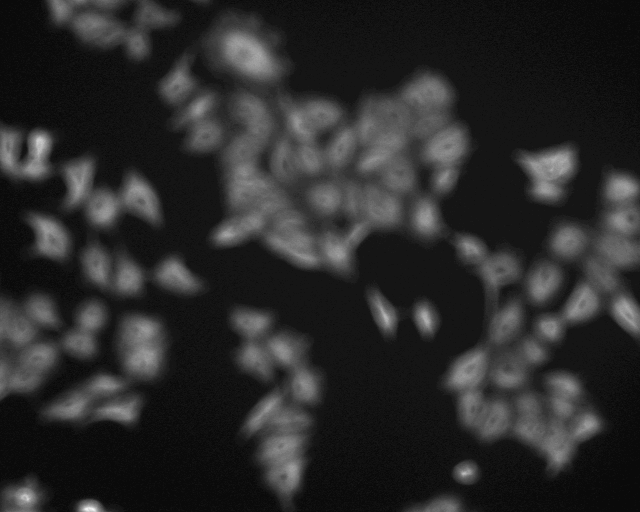
#> input picture skopy/data/images/1.tif, 1280 x 1024 px (shown at 1/2 size)
$ python -i _identify_primary_objects.py   (imports and definitions only)   (older library calls are emulated)
#> lines starting #> are read from the running program, lines starting #| are printed output that depends on the picture; after the words box and inside, x2 and y2 are one past the last pixel; in counts of white or black regions, pixels touching at a corner belong together
#> further down, picture is the input picture: shape (1024, 1280); min 1, max 25, mean 5
import mahotas
import numpy
import skimage.exposure
import skimage.filters
import skimage.segmentation
import sklearn.base


def identify_primary_objects(image, footprint=(16, 16), sigma=1):
    """
    Identifies primary components in an image.
    """
#> called with footprint = (16, 16), sigma = 1
    response = skimage.filters.gaussian(image, sigma)

    mask = response > skimage.filters.threshold_li(response)
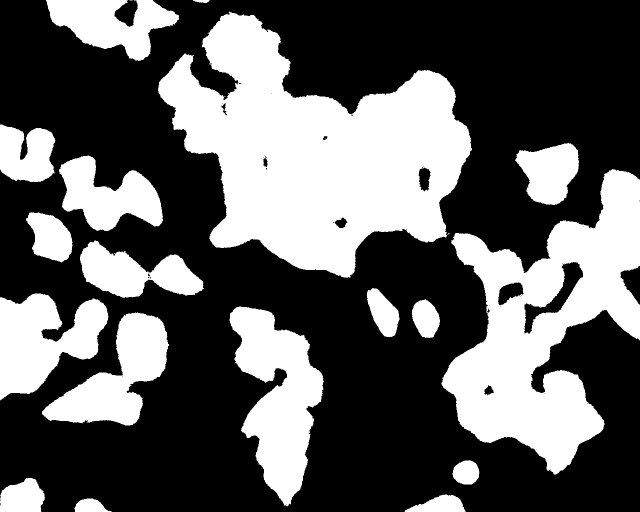
#> mask: shape (1024, 1280) bool (shown at 1/2 size); 37.1% white; 21 white regions (3 under 20 px), largest, box (x1, y1, x2, y2) and area: (316, 23, 944, 556) 181792, (883, 338, 1280, 949) 114083, (459, 613, 648, 1013) 40715

    image = mahotas.distance(mask)
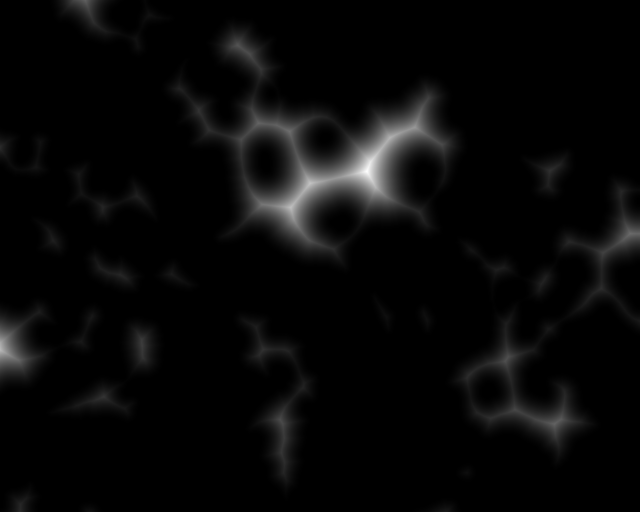
#> image: shape (1024, 1280) float64 (shown at 1/2 size); min 0, max 10756, mean 346.5; drawn with min black and max white

    image = skimage.exposure.rescale_intensity(image)

    footprint = numpy.ones(footprint)

#> (the run stopped early here; a loop or call above may not have finished)

$ run again, on skopy/data/images/2.png
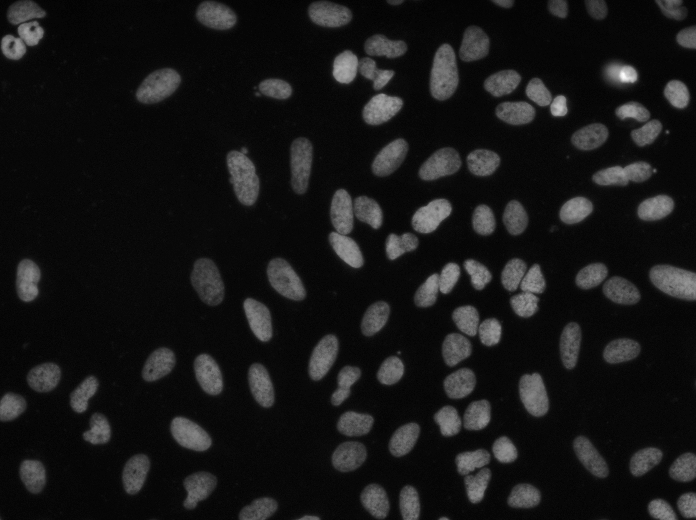
#> input picture skopy/data/images/2.png, 696 x 520 px
#> picture is the input picture: shape (520, 696); min 1, max 255, mean 23.4
#> in identify_primary_objects, `mask = response > skimage.filters.threshold_li(response)`:
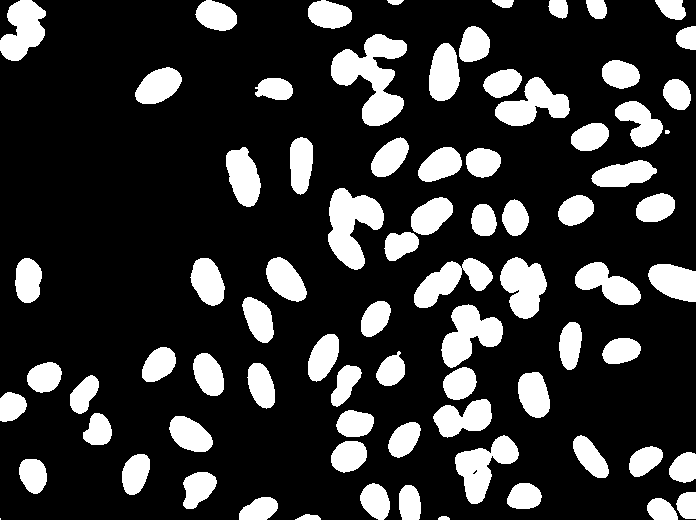
#> mask: shape (520, 696) bool; 20.8% white; 79 white regions (2 under 20 px), largest, box (x1, y1, x2, y2) and area: (331, 34, 407, 126) 3442, (328, 188, 384, 270) 2667, (441, 304, 503, 368) 2179
#> in identify_primary_objects, `image = mahotas.distance(mask)`:
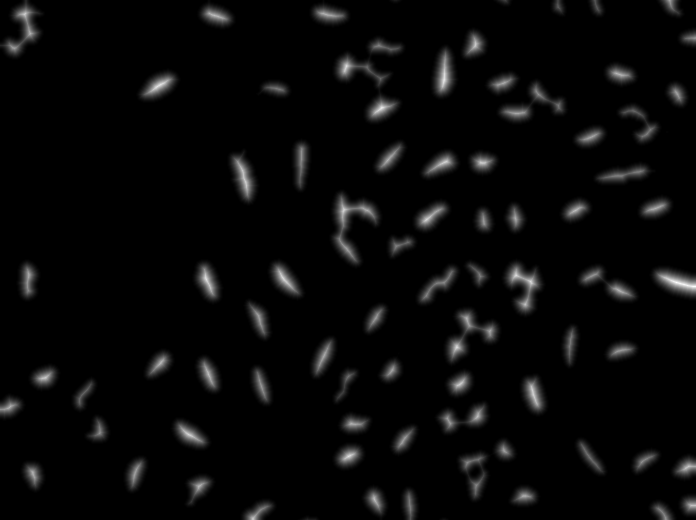
#> image: shape (520, 696) float64; min 0, max 260, mean 8.4; drawn with min black and max white
